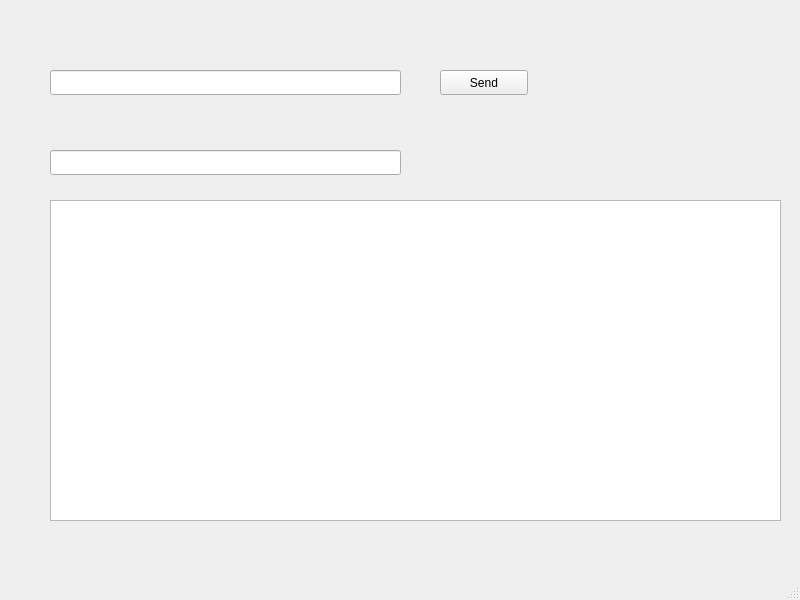
<?xml version="1.0" encoding="UTF-8"?>
<ui version="4.0">
 <class>MainWindow</class>
 <widget class="QMainWindow" name="MainWindow">
  <property name="geometry">
   <rect>
    <x>0</x>
    <y>0</y>
    <width>800</width>
    <height>600</height>
   </rect>
  </property>
  <property name="windowTitle">
   <string>MainWindow</string>
  </property>
  <widget class="QWidget" name="centralwidget">
   <widget class="QLineEdit" name="input">
    <property name="geometry">
     <rect>
      <x>50</x>
      <y>70</y>
      <width>351</width>
      <height>25</height>
     </rect>
    </property>
   </widget>
   <widget class="QPushButton" name="send_ip">
    <property name="geometry">
     <rect>
      <x>440</x>
      <y>70</y>
      <width>88</width>
      <height>25</height>
     </rect>
    </property>
    <property name="text">
     <string>Send</string>
    </property>
   </widget>
   <widget class="QLineEdit" name="lineEdit_2">
    <property name="geometry">
     <rect>
      <x>50</x>
      <y>150</y>
      <width>351</width>
      <height>25</height>
     </rect>
    </property>
   </widget>
   <widget class="QTextEdit" name="debug">
    <property name="geometry">
     <rect>
      <x>50</x>
      <y>200</y>
      <width>731</width>
      <height>321</height>
     </rect>
    </property>
   </widget>
  </widget>
  <widget class="QMenuBar" name="menubar">
   <property name="geometry">
    <rect>
     <x>0</x>
     <y>0</y>
     <width>800</width>
     <height>22</height>
    </rect>
   </property>
  </widget>
  <widget class="QStatusBar" name="statusbar"/>
 </widget>
 <resources/>
 <connections/>
</ui>
